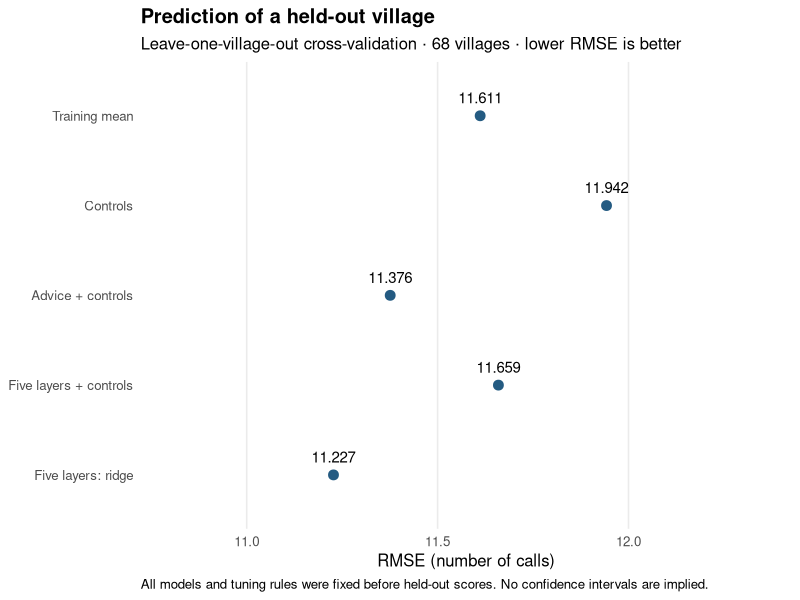
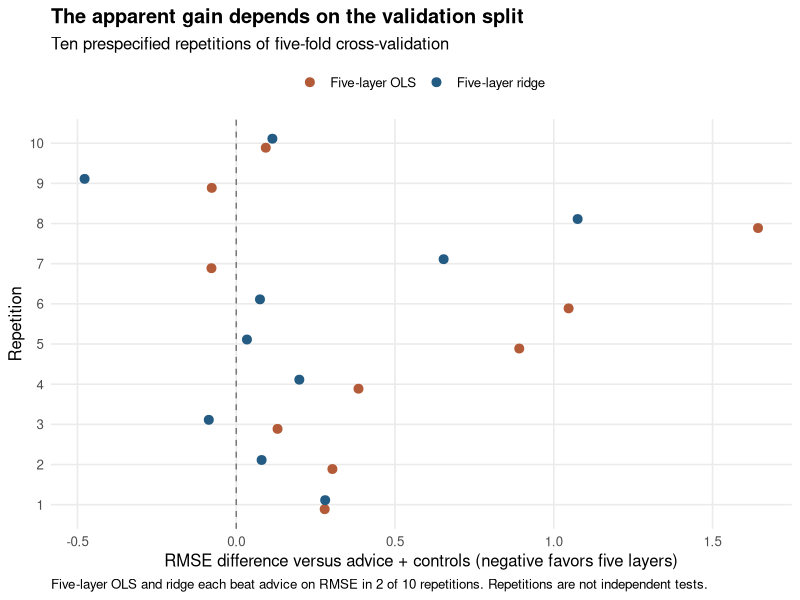

Here is the R script that generated these plots, in order:
library(ggplot2)
m<-read.csv('results/prediction_metrics.csv');d<-subset(m,scheme=='LOO')
lev<-c('Mean','A_controls','B_advice','C_five_OLS','D_five_ridge')
lab<-c('Training mean','Controls','Advice + controls','Five layers + controls','Five layers: ridge')
d$model<-factor(d$model,levels=rev(lev),labels=rev(lab))
p<-ggplot(d,aes(RMSE,model))+geom_point(size=3,color='#245b82')+geom_text(aes(label=sprintf('%.3f',RMSE)),nudge_y=.2,size=3.8)+scale_x_continuous(limits=c(10.8,12.35))+labs(title='Prediction of a held-out village',subtitle='Leave-one-village-out cross-validation · 68 villages · lower RMSE is better',x='RMSE (number of calls)',y=NULL,caption='All models and tuning rules were fixed before held-out scores. No confidence intervals are implied.')+theme_minimal(base_size=12)+theme(panel.grid.major.y=element_blank(),panel.grid.minor=element_blank(),plot.title=element_text(face='bold'),plot.caption=element_text(hjust=0))
ggsave('results/prediction_comparison.png',p,width=9,height=4.5,dpi=180)
c<-subset(read.csv('results/model_contrasts.csv'),scheme=='5fold')
z<-rbind(data.frame(repetition=c$repeat_id,difference=c$C_minus_B_RMSE,model='Five-layer OLS'),data.frame(repetition=c$repeat_id,difference=c$D_minus_B_RMSE,model='Five-layer ridge'))
p<-ggplot(z,aes(difference,factor(repetition),color=model))+geom_vline(xintercept=0,linetype='dashed',color='#777777')+geom_point(position=position_dodge(width=.45),size=2.7)+scale_color_manual(values=c('#b35b39','#245b82'))+labs(title='The apparent gain depends on the validation split',subtitle='Ten prespecified repetitions of five-fold cross-validation',x='RMSE difference versus advice + controls (negative favors five layers)',y='Repetition',color=NULL,caption='Five-layer OLS and ridge each beat advice on RMSE in 2 of 10 repetitions. Repetitions are not independent tests.')+theme_minimal(base_size=12)+theme(panel.grid.minor=element_blank(),legend.position='top',plot.title=element_text(face='bold'),plot.caption=element_text(hjust=0))
ggsave('results/partition_sensitivity.png',p,width=9,height=6,dpi=180)
